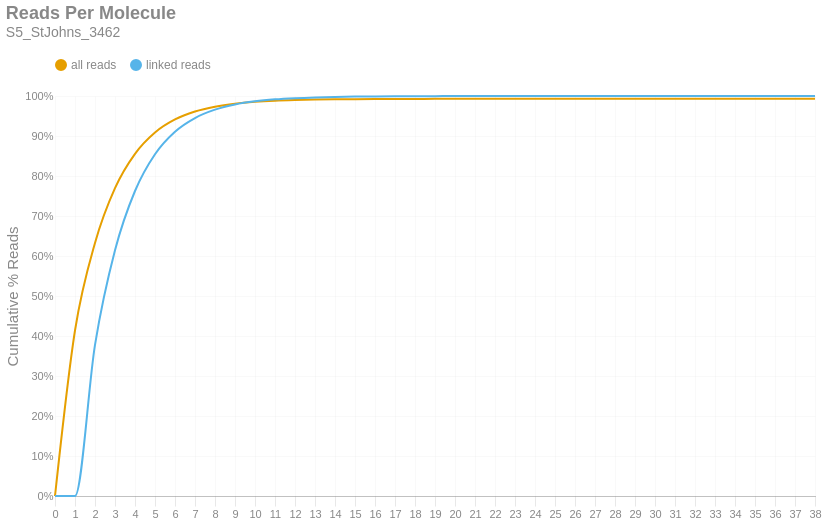

Here is the notebook cell this chart was saved with:
### Markdown cell above
### Reads per Molecule
This chart shows the cumulative distribution of the number of reads per linked molecule. That is, how many alignments are associated with a unique molecule. This excludes the number of reads associated with invalid or absent linked-read barcodes. The `linked` histogram is the percentages recalculated when disregarding singletons.

### Code cell
if SKIPLR:
    print_html(f"Skipped")
else:
    counts = np.bincount(valids['reads'].cast(pl.Int64).to_numpy())
    weighted = counts * np.arange(len(counts))
    all_perc = weighted / n_reads
    linked_perc = weighted / n_linked_reads
    linked_perc[1] = 0
    binned_df = pl.DataFrame({
        'readsper': list(range(len(counts))),
        'all reads (cumsum)': np.cumsum(all_perc).tolist(),
        'linked reads (cumsum)': np.cumsum(linked_perc).tolist(),
    })

    with SafeRender(binned_df):
        (
            density_plot(binned_df, 'Reads Per Molecule', samplename, 'readspmol')
            .encode(
                x=alt.X('readsper:O', title=None).axis(labelAngle=0).scale(padding=0),
                y=alt.Y('value:Q', title='Cumulative % Reads').axis(format='%').stack(False),
                color=alt.Color("key:N").scale(domain=["all reads", "linked reads"]),
                tooltip=[
                    alt.Tooltip("key:N", title="Data Type"),
                    alt.Tooltip("readsper:O", title="Reads Per Molecule"),
                    alt.Tooltip("value:Q", format=".2%", title="% Reads (Cum.)")
                ]            
            )
        ).display()

### Figure 1 — Vega-Lite specification as saved in the notebook (floating-point values rounded to 4 significant figures)
{"width": "container", "height": 400, "config": {"title": {"anchor": "start", "dy": -15, "fontSize": 18, "color": "#888888", "subtitleColor": "#888888", "subtitleFontSize": 14}, "arc": {"fill": "#0072B2"}, "axis": {"domainColor": "#888888", "domainWidth": 0.5, "gridWidth": 0.2, "grid": false, "titleFontWeight": 400, "titleFontSize": 15, "labelFontSize": 11, "labelColor": "#888888", "tickColor": "#888888", "tickWidth": 0.2, "titleColor": "#888888"}, "axisBand": {"grid": false}, "axisX": {"grid": true, "tickSize": 10, "domainCap": "round"}, "axisY": {"domain": false, "grid": true, "tickSize": 0, "domainCap": "round"}, "background": "transparent", "header": {"labelFontSize": 15, "labelColor": "#888888", "titleFontSize": 15, "titleFontWeight": 600, "titleColor": "#888888"}, "legend": {"labelFont": "sans-serif", "labelFontSize": 12, "labelColor": "#888888", "symbolSize": 100, "symbolType": "circle", "titleFontSize": 12, "titlePadding": 10, "titleColor": "#888888", "title": null, "orient": "top"}, "range": {"category": ["#E69F00", "#56B4E9", "#009E73", "#F0E442", "#0072B2", "#D55E00", "#CC79A7", "#000000"], "diverging": ["#cfe8f3", "#a2d4ec", "#73bfe2", "#46abdb", "#1696d2", "#12719e"]}, "area": {"fill": "#0072B2", "fillOpacity": 0.7, "line": true, "strokeOpacity": 0.7}, "line": {"color": "#0072B2", "stroke": "#0072B2", "strokeWidth": 2}, "trail": {"color": "#0072B2", "stroke": "#0072B2", "strokeWidth": 0, "size": 1}, "point": {"filled": true, "fillOpacity": 1.0, "size": 95}, "text": {"color": "#888888", "fontSize": 11, "align": "right", "fontWeight": 400, "size": 11}, "bar": {"fill": "#0072B2", "stroke": null}, "view": {"stroke": null, "continuousWidth": 660, "continuousHeight": 400}}, "data": {"name": "data-53785d5ac702f64c190125c0c7d745b6"}, "mark": {"type": "line", "interpolate": "monotone", "point": {"opacity": 0, "size": 275}}, "encoding": {"color": {"field": "key", "scale": {"domain": ["all reads", "linked reads"]}, "type": "nominal"}, "tooltip": [{"field": "key", "title": "Data Type", "type": "nominal"}, {"field": "readsper", "title": "Reads Per Molecule", "type": "ordinal"}, {"field": "value", "format": ".2%", "title": "% Reads (Cum.)", "type": "quantitative"}], "x": {"axis": {"labelAngle": 0}, "field": "readsper", "scale": {"padding": 0}, "title": null, "type": "ordinal"}, "y": {"axis": {"format": "%"}, "field": "value", "stack": false, "title": "Cumulative % Reads", "type": "quantitative"}}, "params": [{"name": "param_c36ac31b6afebe62", "select": {"type": "point", "fields": ["key"]}, "bind": "legend"}], "title": {"text": "Reads Per Molecule", "subtitle": "S5_StJohns_3462"}, "transform": [{"fold": ["all reads (cumsum)", "linked reads (cumsum)"]}, {"calculate": "replace(datum.key, ' (cumsum)', '')", "as": "key"}, {"filter": {"param": "param_c36ac31b6afebe62"}}], "usermeta": {"embedOptions": {"downloadFileName": "S5_StJohns_3462.readspmol"}}, "$schema": "https://vega.github.io/schema/vega-lite/v6.1.0.json", "datasets": {"data-53785d5ac702f64c190125c0c7d745b6": [{"readsper": 0, "all reads (cumsum)": 0.0, "linked reads (cumsum)": 0.0}, {"readsper": 1, "all reads (cumsum)": 0.4138, "linked reads (cumsum)": 0.0}, {"readsper": 2, "all reads (cumsum)": 0.6326, "linked reads (cumsum)": 0.3777}, {"readsper": 3, "all reads (cumsum)": 0.7696, "linked reads (cumsum)": 0.6143}, {"readsper": 4, "all reads (cumsum)": 0.8555, "linked reads (cumsum)": 0.7625}, {"readsper": 5, "all reads (cumsum)": 0.9087, "linked reads (cumsum)": 0.8545}, {"readsper": 6, "all reads (cumsum)": 0.9413, "linked reads (cumsum)": 0.9108}, {"readsper": 7, "all reads (cumsum)": 0.9612, "linked reads (cumsum)": 0.945}, {"readsper": 8, "all reads (cumsum)": 0.9732, "linked reads (cumsum)": 0.9659}, {"readsper": 9, "all reads (cumsum)": 0.9808, "linked reads (cumsum)": 0.9788}, {"readsper": 10, "all reads (cumsum)": 0.9853, "linked reads (cumsum)": 0.9867}, {"readsper": 11, "all reads (cumsum)": 0.9882, "linked reads (cumsum)": 0.9916}, {"readsper": 12, "all reads (cumsum)": 0.9899, "linked reads (cumsum)": 0.9945}, {"readsper": 13, "all reads (cumsum)": 0.991, "linked reads (cumsum)": 0.9965}, {"readsper": 14, "all reads (cumsum)": 0.9917, "linked reads (cumsum)": 0.9978}, {"readsper": 15, "all reads (cumsum)": 0.9922, "linked reads (cumsum)": 0.9986}, {"readsper": 16, "all reads (cumsum)": 0.9925, "linked reads (cumsum)": 0.999}, {"readsper": 17, "all reads (cumsum)": 0.9926, "linked reads (cumsum)": 0.9993}, {"readsper": 18, "all reads (cumsum)": 0.9927, "linked reads (cumsum)": 0.9995}, {"readsper": 19, "all reads (cumsum)": 0.9928, "linked reads (cumsum)": 0.9997}, {"readsper": 20, "all reads (cumsum)": 0.9929, "linked reads (cumsum)": 0.9998}, {"readsper": 21, "all reads (cumsum)": 0.9929, "linked reads (cumsum)": 0.9998}, {"readsper": 22, "all reads (cumsum)": 0.9929, "linked reads (cumsum)": 0.9999}, {"readsper": 23, "all reads (cumsum)": 0.993, "linked reads (cumsum)": 0.9999}, {"readsper": 24, "all reads (cumsum)": 0.993, "linked reads (cumsum)": 0.9999}, {"readsper": 25, "all reads (cumsum)": 0.993, "linked reads (cumsum)": 1.0}, {"readsper": 26, "all reads (cumsum)": 0.993, "linked reads (cumsum)": 1.0}, {"readsper": 27, "all reads (cumsum)": 0.993, "linked reads (cumsum)": 1.0}, {"readsper": 28, "all reads (cumsum)": 0.993, "linked reads (cumsum)": 1.0}, {"readsper": 29, "all reads (cumsum)": 0.993, "linked reads (cumsum)": 1.0}, {"readsper": 30, "all reads (cumsum)": 0.993, "linked reads (cumsum)": 1.0}, {"readsper": 31, "all reads (cumsum)": 0.993, "linked reads (cumsum)": 1.0}, {"readsper": 32, "all reads (cumsum)": 0.993, "linked reads (cumsum)": 1.0}, {"readsper": 33, "all reads (cumsum)": 0.993, "linked reads (cumsum)": 1.0}, {"readsper": 34, "all reads (cumsum)": 0.993, "linked reads (cumsum)": 1.0}, {"readsper": 35, "all reads (cumsum)": 0.993, "linked reads (cumsum)": 1.0}, {"readsper": 36, "all reads (cumsum)": 0.993, "linked reads (cumsum)": 1.0}, {"readsper": 37, "all reads (cumsum)": 0.993, "linked reads (cumsum)": 1.0}, {"readsper": 38, "all reads (cumsum)": 0.993, "linked reads (cumsum)": 1.0}]}}
